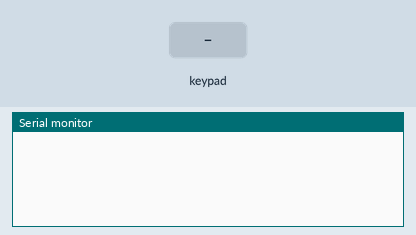
Simulated run of this sketch. Board: Arduino Uno, built with avr-gcc and run on an emulated ATmega328P. On the bench: the last lines printed to the serial monitor. The inputs (shaded band) are chosen by the test bench.

Above: at 1.2 s.
1.3 s: key '1' pressed
At 2.5 s:
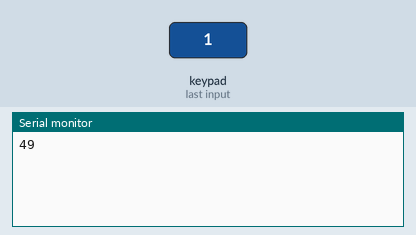
2.8 s: keypad keys 5 4 3 2 pressed 0.4 s apart
At 4.9 s:
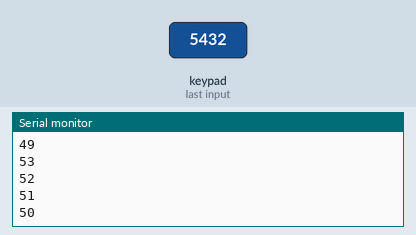
5.9 s: key '6' pressed
At 7.4 s:
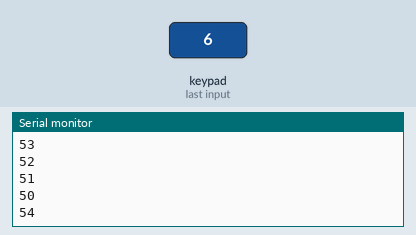
Timing chart, 0 to 8.9 s (numbered marks = the images above; inputs shaded):
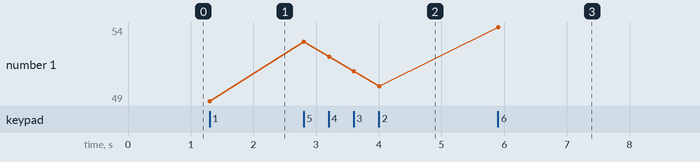

Measured:
- after the input at 1.3 s, the serial monitor: prints a new line at once (image 1)
- after the input at 2.8 s, the serial monitor: prints a new line at once (image 2)
- after the input at 5.9 s, the serial monitor: prints a new line at once (image 3)
- plotted number 1: 49 → 50 after the input at 2.8 s, 50 → 54 after the input at 5.9 s

The sketch:

padminiMatrix.ino
```cpp
#include <Key.h>

#include <Keypad.h>

const byte ROWS = 4;
const byte COLS = 4;

char hexaKeys[ROWS][COLS] = {
  {'1', '2', '3', '4'},
  {'5', '6', '7', '8'},
  {'a', 'b', 'c', 'd'},
  {'e', 'f', 'g', 'h'},

};

byte rowPins[ROWS] = {7, 6, 9, 8};
byte colPins[COLS] = {5, 4, 3, 2};

Keypad customKeypad = Keypad(makeKeymap(hexaKeys), rowPins, colPins, ROWS, COLS);

void setup(){
  Serial.begin(9600);
}

void loop(){
  char customKey = customKeypad.getKey();
  if(customKey){
    Serial.println((uint8_t)customKey);
  }

}


int ChartoInt (char number){

  for(int i = 0; i < ROWS;i++){
    for(int j = 0; j < COLS; j++){
      if(hexaKeys[i][j] == number) { return (((i+1)*COLS)-(COLS-j+1));  }
    }
  }
}
```
